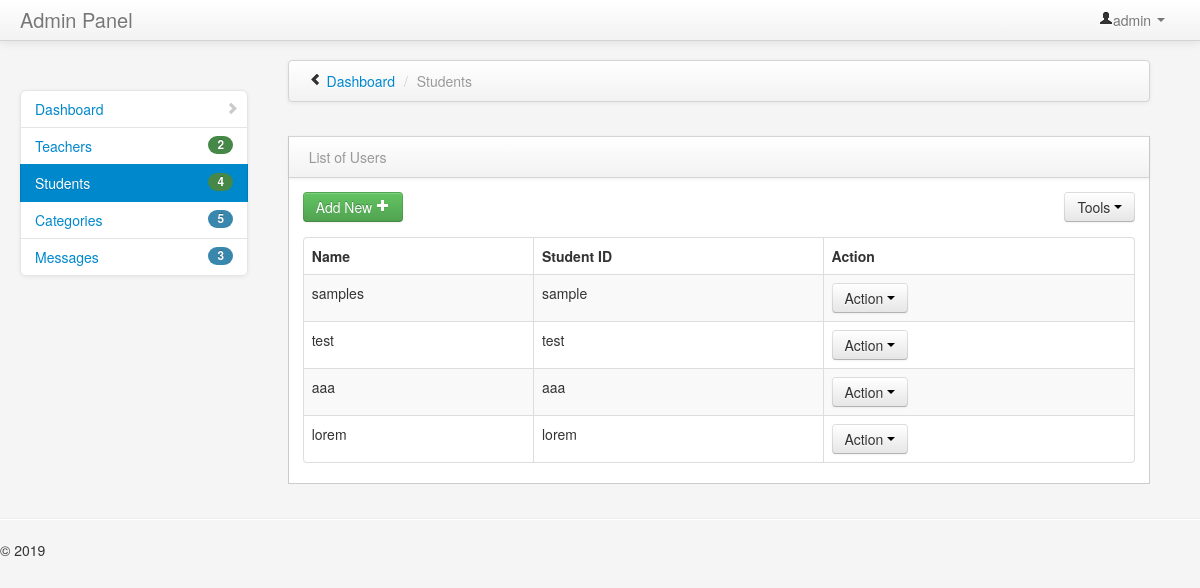
Page /admin/students/index.php (signed in) on the committed database.
### tables this page shows
CREATE TABLE `tbl_user` (
  `user_Id` int(11) NOT NULL AUTO_INCREMENT,
  `fname` varchar(255) DEFAULT NULL,
  `mname` varchar(255) DEFAULT NULL,
  `lname` varchar(255) DEFAULT NULL,
  `dob` date DEFAULT NULL,
  `gender` varchar(255) DEFAULT NULL,
  `course` varchar(255) DEFAULT NULL,
  `yrlvl` varchar(255) DEFAULT NULL,
  `username` varchar(255) DEFAULT NULL,
  `password` varchar(255) DEFAULT NULL,
  PRIMARY KEY (`user_Id`)
);

### admin/students/index.php (the view, shortened to what this page needs)
<?php
$adm_user=$_SESSION['adm_user'];
?>
<!DOCTYPE html>
<html class="no-js">
    <head>
        <link href="../../bootstrap/css/bootstrap.min.css" rel="stylesheet" media="screen">
        <link href="../../bootstrap/css/bootstrap-responsive.min.css" rel="stylesheet" media="screen">
        <link href="../../assets/styles.css" rel="stylesheet" media="screen">
        <link href="../../assets/DT_bootstrap.css" rel="stylesheet" media="screen">
    </head>
    <body>
        <div class="navbar navbar-fixed-top">
            <div class="navbar-inner">
                <div class="container-fluid">
                    <a class="brand" href="#">Admin Panel</a>
                    <div class="nav-collapse collapse">
                        <ul class="nav pull-right">
                            <li class="dropdown">
                                <a href="#" role="button" class="dropdown-toggle" data-toggle="dropdown"> <i class="icon-user"></i><?php echo $adm_user;?> <i class="caret"></i>
                                </a>
                            </li>
                        </ul>
                    </div>
                </div>
            </div>
        </div>
        <div class="container-fluid">
            <div class="row-fluid">
                <div class="span3" id="sidebar">
                    <ul class="nav nav-list bs-docs-sidenav nav-collapse collapse">
                        <li >
                            <a href="../home.php"><i class="icon-chevron-right"></i> Dashboard</a>
                        </li>
                        <li>
                        <?php
                                    $result=mysqli_query($con,"SELECT count(*) as total from tbl_teacher");
                                    $data=mysqli_fetch_assoc($result);
                                    $percent = $data['total'];
                                    ?>
                            <a href="../teacher/index.php"><span class="badge badge-success pull-right"><?php echo $percent;?></span> Teachers</a>
                        </li>
                        <li class="active">
                        <?php
                                    $result=mysqli_query($con,"SELECT count(*) as total from tbl_user");
                                    $data=mysqli_fetch_assoc($result);
                                    $percent = $data['total'];
                                    ?>
                            <a href="../students/index.php"><span class="badge badge-success pull-right"><?php echo $percent;?></span> Students</a>
                        </li>
                        <li>
                          <?php
                                    $result=mysqli_query($con,"SELECT count(*) as total from tbl_category");
                                    $data=mysqli_fetch_assoc($result);
                                    $percent = $data['total'];
                                    ?>
                            <a href="../category/index.php"><span class="badge badge-info pull-right"><?php echo $percent;?></span> Categories</a>
                        </li>
                        <li>
                        <?php
                                    $result=mysqli_query($con,"SELECT count(*) as total from tbl_contact");
                                    $data=mysqli_fetch_assoc($result);
                                    $percent = $data['total'];
                                    ?>
                            <a href="../message/index.php"><span class="badge badge-info pull-right"><?php echo $percent;?></span> Messages</a>
                        </li>
                    </ul>
                </div>
                <div class="span9" id="content">
                    <div class="row-fluid">
                            <div class="navbar">
                                <div class="navbar-inner">
                                    <ul class="breadcrumb">
                                        <i class="icon-chevron-left hide-sidebar"><a href='#' title="Hide Sidebar" rel='tooltip'>&nbsp;</a></i>
                                        <li>
                                            <a href="../home.php">Dashboard</a> <span class="divider">/</span>
                                        </li>
                                        <li class="active">Students</li>
                                    </ul>
                                </div>
                            </div>
                        </div>
                   <div class="row-fluid">
                        <div class="block">
                            <div class="navbar navbar-inner block-header">
                                <div class="muted pull-left">List of Users</div>
                            </div>
                            <div class="block-content collapse in">
                                <div class="span12">
                                   <div class="table-toolbar">
                                      <div class="btn-group">
                                         <a href="add.php"><button class="btn btn-success">Add New <i class="icon-plus icon-white"></i></button></a>
                                      </div>
                                      <div class="btn-group pull-right">
                                         <button data-toggle="dropdown" class="btn dropdown-toggle">Tools <span class="caret"></span></button>
                                      </div>
                                   </div>
                                    <table cellpadding="0" cellspacing="0" border="0" class="table table-striped table-bordered" id="example2">
                                        <thead>
                                        <tr>
                                            <th>Name</th>
                                            <th>Student ID</th>
                                            <th>Action</th>
                                        </tr>
                                    </thead>
                                    <tbody>
                                        <?php
                                        $sql = "SELECT * FROM `tbl_user` ";
                                        $run = mysqli_query($con,$sql);
                                        while($row=mysqli_fetch_array($run)){
                                            echo '<tr class="odd gradeX" id="rec">';?>
                                           <?php
                                            echo "<td>".$row['fname']."</td>";
                                            echo "<td>".$row['username']."</td>";
                                             echo "<td>".
                                            '<div class="btn-group">
                                            <button type="button" class="btn btn-default btn-xs dropdown-toggle" data-toggle="dropdown" data-hover="dropdown" data-delay="500" data-close-others="false">
                                                Action
                                            <span class="caret"></span>
                                            </button>
                                            <ul class="dropdown-menu pull-right" role="menu">
                                            <li><a href="view.php?user_Id='.$row["user_Id"].'"><span class="glyphicon glyphicon-edit"></span> View</a></li>
                                            <li><a href="edit.php?user_Id='.$row["user_Id"].'"><span class="glyphicon glyphicon-edit"></span> Edit</a></li>
                                            <li><a href="#"  user_Id="'.$row['user_Id'].'" class="delbutton" title="Click To Delete"><span class="glyphicon glyphicon-trash"></span> Delete</a></li>
                                            </ul>
                                            </div>'
                                                    ."</td>";
                                            echo "</tr>";
                                        }
                                        ?>
                                    </tbody>
                                    </table>
                                </div>
                            </div>
                        </div>
                    </div>
                    </div>
                </div>
            </div>
            <hr>
            <footer>
                <p>&copy; 2019</p>
            </footer>
    </body>
</html>

### assets/styles.css (style rules this page uses)
body { padding-top: 0; padding-bottom: 40px; background-color: #f5f5f5; }
@media (min-width: 979px) { body { padding-top: 60px; } }
#content { margin-left:0px; }
.hide-sidebar, .show-sidebar { cursor: pointer; }
.breadcrumb { margin: 0 0 0px; padding: 10px 0px; background-color: transparent; }
.block { border: 1px solid #ccc; background: white; margin: 1em 0em; border-top: none; }
.block-content { margin: 1em; min-height: .25em; }
.block-header { margin-bottom: 0px; border-right: none; border-left: none; -webkit-border-radius: 0px; -moz-border-radius: 0px; border-radius: 0px; }
.block-header div { padding-top: 10px; }
.bs-docs-sidenav { max-width: 228px; margin: 30px 0 0; padding: 0; background-color: #fff; -webkit-border-radius: 6px; -moz-border-radius: 6px; border-radius: 6px; -webkit-box-shadow: 0 1px 4px rgba(0,0,0,.065); -moz-box-shadow: 0 1px 4px rgba(0,0,0,.065); box-shadow: 0 1px 4px rgba(0,0,0,.065); }
.bs-docs-sidenav > li > a { display: block; width: 190px \9; margin: 0 0 -1px; padding: 8px 14px; border: 1px solid #e5e5e5; }
.bs-docs-sidenav > li:first-child > a { -webkit-border-radius: 6px 6px 0 0; -moz-border-radius: 6px 6px 0 0; border-radius: 6px 6px 0 0; }
.bs-docs-sidenav > li:last-child > a { -webkit-border-radius: 0 0 6px 6px; -moz-border-radius: 0 0 6px 6px; border-radius: 0 0 6px 6px; }
.bs-docs-sidenav > .active > a { position: relative; z-index: 2; padding: 9px 15px; border: 0; text-shadow: 0 1px 0 rgba(0,0,0,.15); -webkit-box-shadow: inset 1px 0 0 rgba(0,0,0,.1), inset -1px 0 0 rgba(0,0,0,.1); -moz-box-shadow: inset 1px 0 0 rgba(0,0,0,.1), inset -1px 0 0 rgba(0,0,0,.1); box-shadow: inset 1px 0 0 rgba(0,0,0,.1), inset -1px 0 0 rgba(0,0,0,.1); }
.bs-docs-sidenav .icon-chevron-right { float: right; margin-top: 2px; margin-right: -6px; opacity: .25; }

### rows in the picture
tbl_user: fname "samples", username "sample"
tbl_user: fname "test", username "test"
tbl_user: fname "aaa", username "aaa"
tbl_user: fname "lorem", username "lorem"

### other values in the picture
$adm_user "admin"
$percent "2"
$percent "4"
$percent "5"
$percent "3"
